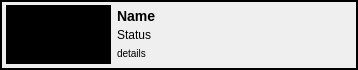
<?xml version="1.0" encoding="UTF-8"?>
<ui version="4.0">
 <class>SequenceCard</class>
 <widget class="QFrame" name="SequenceCard">
  <property name="geometry">
   <rect>
    <x>0</x>
    <y>0</y>
    <width>358</width>
    <height>70</height>
   </rect>
  </property>
  <property name="sizePolicy">
   <sizepolicy hsizetype="Preferred" vsizetype="MinimumExpanding">
    <horstretch>0</horstretch>
    <verstretch>0</verstretch>
   </sizepolicy>
  </property>
  <property name="minimumSize">
   <size>
    <width>310</width>
    <height>70</height>
   </size>
  </property>
  <property name="baseSize">
   <size>
    <width>358</width>
    <height>70</height>
   </size>
  </property>
  <property name="focusPolicy">
   <enum>Qt::StrongFocus</enum>
  </property>
  <property name="windowTitle">
   <string>Frame</string>
  </property>
  <property name="styleSheet">
   <string notr="true"/>
  </property>
  <property name="frameShape">
   <enum>QFrame::Box</enum>
  </property>
  <property name="frameShadow">
   <enum>QFrame::Plain</enum>
  </property>
  <property name="lineWidth">
   <number>2</number>
  </property>
  <layout class="QHBoxLayout" name="horizontalLayout" stretch="0,1,0">
   <property name="leftMargin">
    <number>4</number>
   </property>
   <property name="topMargin">
    <number>1</number>
   </property>
   <property name="rightMargin">
    <number>0</number>
   </property>
   <property name="bottomMargin">
    <number>1</number>
   </property>
   <item>
    <widget class="QLabel" name="icon_label">
     <property name="sizePolicy">
      <sizepolicy hsizetype="Fixed" vsizetype="Fixed">
       <horstretch>0</horstretch>
       <verstretch>0</verstretch>
      </sizepolicy>
     </property>
     <property name="minimumSize">
      <size>
       <width>105</width>
       <height>59</height>
      </size>
     </property>
     <property name="maximumSize">
      <size>
       <width>105</width>
       <height>59</height>
      </size>
     </property>
     <property name="baseSize">
      <size>
       <width>105</width>
       <height>59</height>
      </size>
     </property>
     <property name="styleSheet">
      <string notr="true">background-color: black;</string>
     </property>
     <property name="text">
      <string/>
     </property>
     <property name="pixmap">
      <pixmap resource="resources.qrc">:/tk_multi_importcut/sg_logo.png</pixmap>
     </property>
     <property name="scaledContents">
      <bool>false</bool>
     </property>
     <property name="alignment">
      <set>Qt::AlignCenter</set>
     </property>
    </widget>
   </item>
   <item>
    <layout class="QVBoxLayout" name="verticalLayout_2">
     <property name="spacing">
      <number>1</number>
     </property>
     <property name="topMargin">
      <number>4</number>
     </property>
     <property name="bottomMargin">
      <number>4</number>
     </property>
     <item>
      <widget class="QLabel" name="title_label">
       <property name="text">
        <string>&lt;big&gt;&lt;b&gt;Name&lt;/b&gt;&lt;/big&gt;</string>
       </property>
      </widget>
     </item>
     <item>
      <widget class="QLabel" name="status_label">
       <property name="text">
        <string>Status</string>
       </property>
      </widget>
     </item>
     <item>
      <widget class="QLabel" name="details_label">
       <property name="text">
        <string>&lt;small&gt;details&lt;/small&gt;</string>
       </property>
      </widget>
     </item>
    </layout>
   </item>
   <item>
    <widget class="QPushButton" name="select_button">
     <property name="sizePolicy">
      <sizepolicy hsizetype="Maximum" vsizetype="Maximum">
       <horstretch>0</horstretch>
       <verstretch>0</verstretch>
      </sizepolicy>
     </property>
     <property name="maximumSize">
      <size>
       <width>30</width>
       <height>30</height>
      </size>
     </property>
     <property name="toolTip">
      <string extracomment="Click to choose this Sequence"/>
     </property>
     <property name="text">
      <string/>
     </property>
     <property name="icon">
      <iconset resource="resources.qrc">
       <normaloff>:/tk_multi_importcut/right_arrow.png</normaloff>:/tk_multi_importcut/right_arrow.png</iconset>
     </property>
     <property name="iconSize">
      <size>
       <width>30</width>
       <height>30</height>
      </size>
     </property>
     <property name="checkable">
      <bool>false</bool>
     </property>
     <property name="flat">
      <bool>true</bool>
     </property>
    </widget>
   </item>
  </layout>
 </widget>
 <resources>
  <include location="resources.qrc"/>
 </resources>
 <connections/>
</ui>
